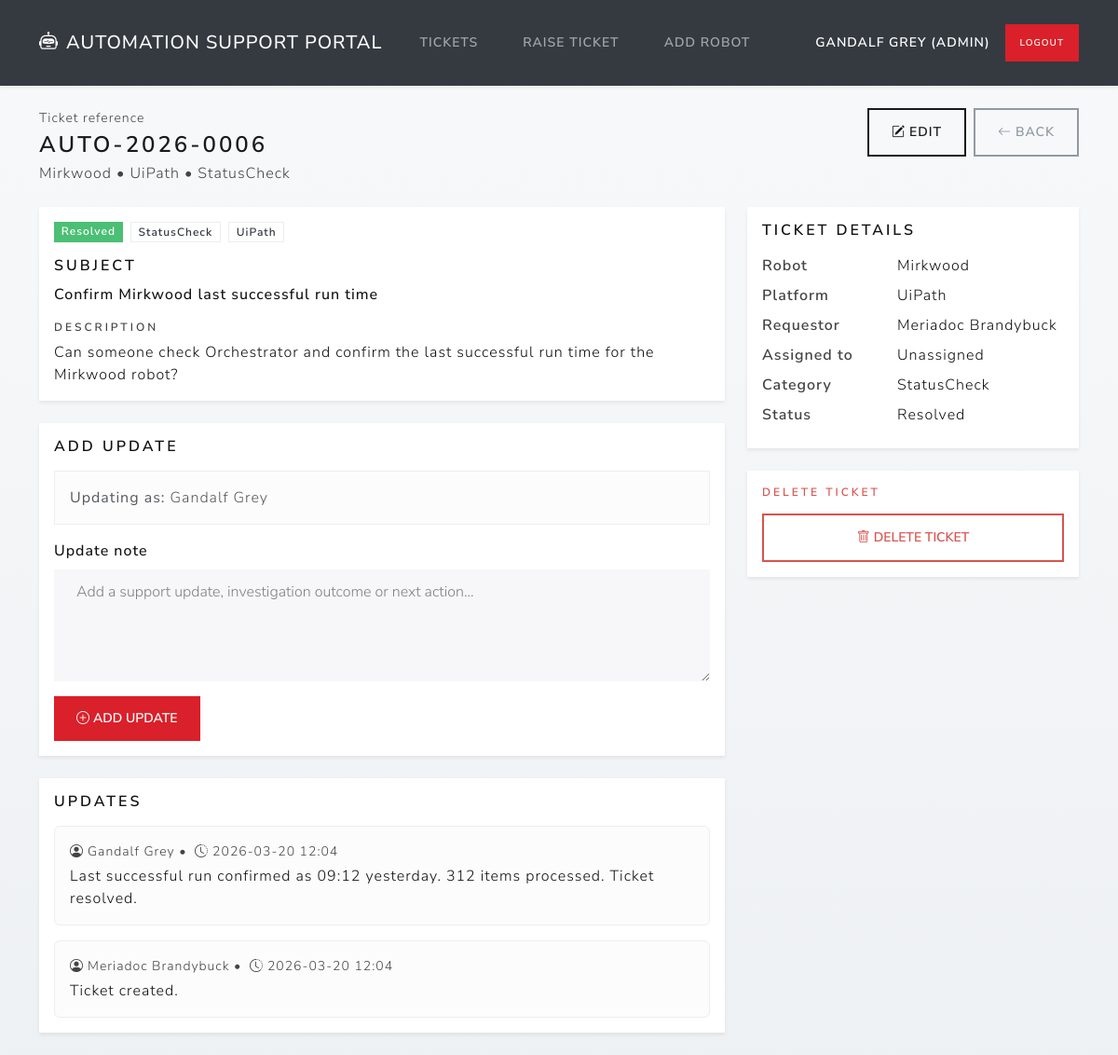
Page /tickets/6 (signed in) on the committed database.
### models.py (models this page shows, shortened)
class User(db.Model):
    id = db.Column(db.Integer, primary_key=True)
    name = db.Column(db.String(80), nullable=False)
    email = db.Column(db.String(120), unique=True, nullable=False)  # Email must be unique
    role = db.Column(db.String(10), nullable=False, default="regular")
    password_hash = db.Column(db.String(255), nullable=False)  # Stored as a hash

class Ticket(db.Model):
    id = db.Column(db.Integer, primary_key=True)
    ticket_ref = db.Column(db.String(30), unique=True, nullable=False)
    robot_id = db.Column(db.Integer, db.ForeignKey("robot.id"), nullable=False)
    robot = db.relationship("Robot", backref=db.backref("tickets", lazy=True))
    created_by_user_id = db.Column(db.Integer, db.ForeignKey("user.id"), nullable=False)
    created_by = db.relationship("User", foreign_keys=[created_by_user_id])
    assigned_to_user_id = db.Column(db.Integer, db.ForeignKey("user.id"), nullable=True)
    assigned_to = db.relationship("User", foreign_keys=[assigned_to_user_id])
    category = db.Column(db.String(30), nullable=False)
    subject = db.Column(db.String(140), nullable=False)
    description = db.Column(db.Text, nullable=False)
    status = db.Column(db.String(30), nullable=False, default="New")
    updated_at = db.Column(db.DateTime, default=lambda: datetime.now(UTC), onupdate=lambda: datetime.now(UTC))

class Robot(db.Model):
    id = db.Column(db.Integer, primary_key=True)
    name = db.Column(db.String(120), nullable=False)
    platform = db.Column(db.String(40), nullable=False)
    is_active = db.Column(db.Boolean, nullable=False, default=True)

class TicketUpdate(db.Model):
    id = db.Column(db.Integer, primary_key=True)
    ticket_id = db.Column(db.Integer, db.ForeignKey("ticket.id"), nullable=False)
    ticket = db.relationship(
        "Ticket",
        backref=db.backref("updates", lazy=True, cascade="all, delete-orphan")
    )
    updated_by_user_id = db.Column(db.Integer, db.ForeignKey("user.id"), nullable=False)
    updated_by = db.relationship("User")
    note = db.Column(db.Text, nullable=False)
    created_at = db.Column(db.DateTime, default=lambda: datetime.now(UTC))

### app.py (the view, shortened to what this page needs)
@app.route("/tickets/<int:ticket_id>", methods=["GET", "POST"])  # Display a ticket and its update history
@login_required
def ticket_detail(ticket_id):
    ticket = Ticket.query.get_or_404(ticket_id)
    updates = (
        TicketUpdate.query
        .filter_by(ticket_id=ticket.id)
        .order_by(TicketUpdate.created_at.desc())
        .all()
    )
    return render_template(
        "ticket_detail.html",
        ticket=ticket,
        updates=updates
    )

### helpers.py (called while the page is built)
def login_required(view_func):  # redirect unauthenticated users to the login page
    @wraps(view_func)
    def wrapper(*args, **kwargs):
        if "user_id" not in session:
            return redirect(url_for("login"))
        return view_func(*args, **kwargs)
    return wrapper

### templates/ticket_detail.html (shortened to what this page needs)
{% extends "base.html" %}
{% block content %}
<div class="d-flex justify-content-between align-items-start mb-4">
  <div>
    <div class="text-muted small mb-1">Ticket reference</div>
    <h1 class="h3 mb-1">{{ ticket.ticket_ref }}</h1>
    <div class="text-muted">
      {{ ticket.robot.name }} • {{ ticket.robot.platform }} • {{ ticket.category }}
    </div>
  </div>
  <div class="d-flex gap-2">
    <a class="btn btn-outline-primary" href="{{ url_for('edit_ticket', ticket_id=ticket.id) }}">
      <i class="bi bi-pencil-square me-1"></i>Edit
    </a>
    <a class="btn btn-outline-secondary" href="{{ url_for('list_tickets') }}">
      <i class="bi bi-arrow-left me-1"></i>Back
    </a>
  </div>
</div>
<div class="row g-4">
  <div class="col-lg-8">
    <div class="card shadow-sm border-0 mb-4">
      <div class="card-body">
        <div class="d-flex flex-wrap gap-2 mb-3">
          {% set badge = "secondary" %}
          {% if ticket.status == "New" %}{% set badge = "warning" %}{% endif %}
          {% if ticket.status == "In Progress" %}{% set badge = "info" %}{% endif %}
          {% if ticket.status == "Waiting on Requestor" %}{% set badge = "primary" %}{% endif %}
          {% if ticket.status == "Resolved" %}{% set badge = "success" %}{% endif %}
          {% if ticket.status == "Closed" %}{% set badge = "dark" %}{% endif %}
          <span class="badge text-bg-{{ badge }}">{{ ticket.status }}</span>
          <span class="badge bg-light text-dark border">{{ ticket.category }}</span>
          <span class="badge bg-light text-dark border">{{ ticket.robot.platform }}</span>
        </div>
        <h2 class="h5 mb-2">Subject</h2>
        <p class="fw-semibold fs-5 mb-3">{{ ticket.subject }}</p>
        <h3 class="h6 text-muted mb-2">Description</h3>
        <p class="mb-0">{{ ticket.description }}</p>
      </div>
    </div>
    <div class="card shadow-sm border-0 mb-4">
      <div class="card-body">
        <h2 class="h5 mb-3">Add update</h2>
        <div class="alert alert-light border mb-3">
          <strong>Updating as:</strong> {{ session.get("user_name") }}
        </div>
        <form method="post">
          <div class="mb-3">
            <label for="note" class="form-label">Update note</label>
            <textarea
              id="note"
              name="note"
              rows="4"
              class="form-control"
              placeholder="Add a support update, investigation outcome or next action..."
              required></textarea>
          </div>
          <button class="btn btn-primary" type="submit">
            <i class="bi bi-plus-circle me-1"></i>Add update
          </button>
        </form>
      </div>
    </div>
    <div class="card shadow-sm border-0">
      <div class="card-body">
        <h2 class="h5 mb-3">Updates</h2>
        {% if updates %}
          <div class="d-flex flex-column gap-3">
            {% for u in updates %}
              <div class="border rounded p-3 bg-light-subtle">
                <div class="small text-muted mb-1">
                  <i class="bi bi-person-circle me-1"></i>{{ u.updated_by.name }}
                  •
                  <i class="bi bi-clock-history ms-1 me-1"></i>{{ u.created_at.strftime("%Y-%m-%d %H:%M") }}
                </div>
                <div>{{ u.note }}</div>
              </div>
            {% endfor %}
          </div>
        {% else %}
          <div class="alert alert-info mb-0">
            No updates have been added yet.
          </div>
        {% endif %}
      </div>
    </div>
  </div>
  <div class="col-lg-4">
    <div class="card shadow-sm border-0 mb-4">
      <div class="card-body">
        <h2 class="h5 mb-3">Ticket details</h2>
        <dl class="row mb-0">
          <dt class="col-5 text-muted">Robot</dt>
          <dd class="col-7">{{ ticket.robot.name }}</dd>
          <dt class="col-5 text-muted">Platform</dt>
          <dd class="col-7">{{ ticket.robot.platform }}</dd>
          <dt class="col-5 text-muted">Requestor</dt>
          <dd class="col-7">{{ ticket.created_by.name }}</dd>
          <dt class="col-5 text-muted">Assigned to</dt>
          <dd class="col-7">
            {{ ticket.assigned_to.name if ticket.assigned_to else "Unassigned" }}
          </dd>
          <dt class="col-5 text-muted">Category</dt>
          <dd class="col-7">{{ ticket.category }}</dd>
          <dt class="col-5 text-muted">Status</dt>
          <dd class="col-7">{{ ticket.status }}</dd>
        </dl>
      </div>
    </div>
    {% if session.get("user_role") == "admin" %}
    <div class="card shadow-sm border-0">
      <div class="card-body">
        <h2 class="h6 text-danger mb-3">Delete ticket</h2>
        <form method="post"
              action="{{ url_for('delete_ticket', ticket_id=ticket.id) }}"
              onsubmit="return confirm('Delete this ticket?');">
          <button class="btn btn-outline-danger w-100" type="submit">
            <i class="bi bi-trash me-1"></i>Delete ticket
          </button>
        </form>
      </div>
    </div>
    {% endif %}
  </div>
</div>
{% endblock %}

### templates/base.html (shortened to what this page needs)
<!doctype html>
<html lang="en">
<head>
  <link href="https://cdn.jsdelivr.net/npm/bootswatch@5.3.3/dist/lux/bootstrap.min.css" rel="stylesheet">
  <link href="https://cdn.jsdelivr.net/npm/bootstrap-icons@1.11.3/font/bootstrap-icons.css" rel="stylesheet">
</head>
<body>
<nav class="navbar navbar-expand-lg navbar-dark bg-dark shadow-sm">
  <div class="container">
    <a class="navbar-brand fw-semibold" href="{{ url_for('list_tickets') }}">
      <i class="bi bi-robot me-2"></i>Automation Support Portal
    </a>
    <div class="collapse navbar-collapse" id="nav">
      {% if session.get("user_id") %}
        <ul class="navbar-nav me-auto">
          <li class="nav-item">
            <a class="nav-link" href="{{ url_for('list_tickets') }}">Tickets</a>
          </li>
          <li class="nav-item">
            <a class="nav-link" href="{{ url_for('add_ticket') }}">Raise Ticket</a>
          </li>
          {% if session.get("user_role") == "admin" %}
          <li class="nav-item">
            <a class="nav-link" href="{{ url_for('add_robot') }}">Add Robot</a>
          </li>
          {% endif %}
        </ul>
        <span class="navbar-text text-white small me-3">
          {{ session.get("user_name") }} ({{ session.get("user_role") }})
        </span>
        <a class="btn btn-primary btn-sm" href="{{ url_for('logout') }}">Logout</a>
      {% else %}
        <ul class="navbar-nav me-auto"></ul>
        <a class="btn btn-outline-light btn-sm me-2" href="{{ url_for('login') }}">Login</a>
        <a class="btn btn-primary btn-sm" href="{{ url_for('register') }}">Register</a>
      {% endif %}
    </div>
  </div>
</nav>
<main class="container py-4">
  {% block content %}{% endblock %}
</main>
</body>
</html>

### templates/base.html (style rules this page uses)
:root { --bs-primary: #da202a; --bs-primary-rgb: 218, 32, 42; --bs-body-color: #111111; --bs-body-font-size: 1rem; }
body { background: linear-gradient(180deg, #f8f9fa 0%, #eef1f4 100%); min-height: 100vh; font-size: 1rem; color: #111111; }
p, li, td, th, dd, dt, label, span, div { color: #111111; }
.text-muted { color: #444444 !important; }
.small, small { color: #444444; font-size: 0.875rem; }
.form-label { color: #111111; font-weight: 500; font-size: 1rem; }
.form-control, .form-select { color: #111111; font-size: 1rem; }
.btn-primary { background-color: #da202a; border-color: #da202a; }
a { color: #da202a; }

### rows in the picture
User: get "GANDALF GREY", get "ADMIN", get "Gandalf Grey"
Ticket: ticket_ref "AUTO-2026-0006", category "StatusCheck", status "Resolved", subject "Confirm Mirkwood last successful run time", description "Can someone check Orchestrator and confirm the last successful run time for the Mirkwood robot?"
Robot: robot.name "Mirkwood", robot.platform "UiPath"
TicketUpdate: updated_by.name "Gandalf Grey", created_at "2026-03-20 12:04", note "Last successful run confirmed as 09:12 yesterday. 312 items processed. Ticket resolved."
TicketUpdate: updated_by.name "Meriadoc Brandybuck", created_at "2026-03-20 12:04", note "Ticket created."
User: created_by.name "Meriadoc Brandybuck"

### other values in the picture
{{ ticket.assigned_to.name if ticket.assigned_to else "Unassigned" }} "Unassigned"
